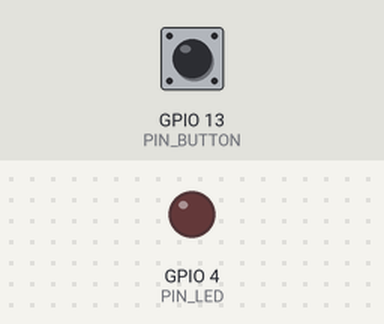
A sketch run on a simulated ESP32. Parts: output pins drawn as LEDs (lit = HIGH). The inputs (shaded band) are chosen by the test bench; at power-on: GPIO 13 (PIN_BUTTON) HIGH. What the sketch prints to the serial monitor is not drawn.

Above: at 1.2 s.
1.3 s: GPIO 13 (PIN_BUTTON) pulled LOW for 0.15 s
At 1.37 s:
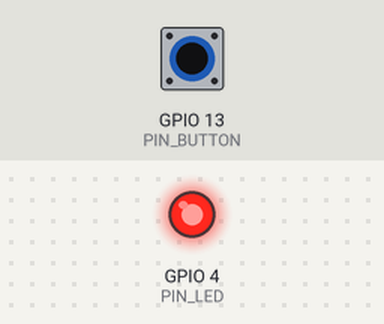
2.9 s: GPIO 13 (PIN_BUTTON) pulled LOW for 3.2 s
At 7.4 s:
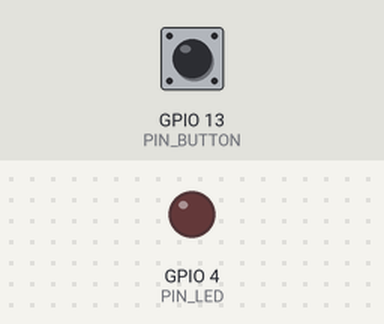
Timing chart, 0 to 8.9 s (numbered marks = the images above; inputs shaded):
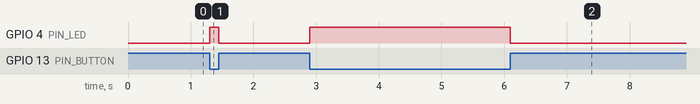

Measured:
- after the input at 1.3 s, GPIO 4 (PIN_LED): LOW → HIGH at once, → LOW 0.15 s later
- after the input at 2.9 s, GPIO 4 (PIN_LED): LOW → HIGH at once, → LOW 3.2 s later

The sketch:

module05_first_button.ino
```cpp
// Module 5 - Quick Win: your first button
// While the button on D13 is pressed, the LED on D4 is on.
// Circuit: one leg of the button to D13, the opposite leg to GND. No resistor.

const int PIN_BUTTON = 13;  // manual button (canonical pin map)
const int PIN_LED = 4;      // status LED, connected since Module 2

void setup() {
  Serial.begin(115200);
  pinMode(PIN_BUTTON, INPUT_PULLUP);  // input + internal pull-up: not pressed = HIGH
  pinMode(PIN_LED, OUTPUT);
  Serial.println("Press the button!");
}

void loop() {
  if (digitalRead(PIN_BUTTON) == LOW) {  // LOW = the button is being pressed
    digitalWrite(PIN_LED, HIGH);
  } else {
    digitalWrite(PIN_LED, LOW);
  }
}
```
